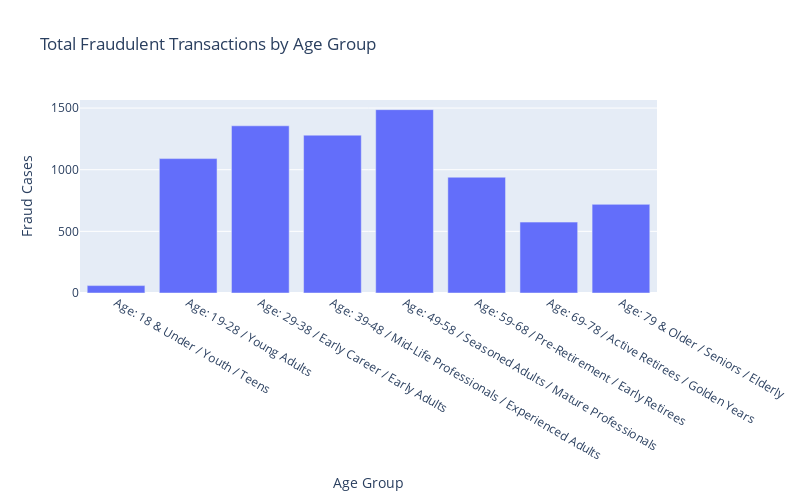
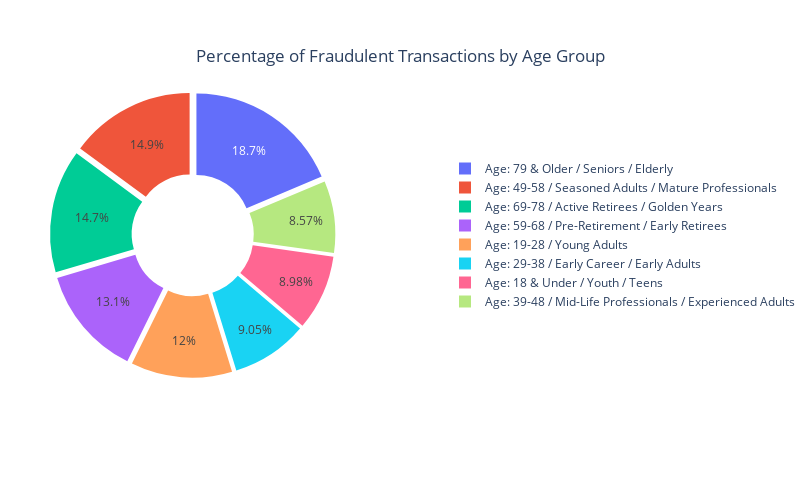

Notebook cell for these charts, in order:
### Code cell
# Group data by 'age_description' and 'is_fraud'
fraud_by_age = df2.groupby('age_description')['is_fraud'].sum().reset_index()

# Rename the columns for clarity
fraud_by_age.columns = ['Age Group', 'Fraudulent Transactions']

# Calculate the total number of transactions for each age group to determine the percentage of fraudulent transactions
total_transactions_by_age = df2.groupby('age_description')['is_fraud'].count().reset_index()
total_transactions_by_age.columns = ['Age Group', 'Total Transactions']

# Merge the dataframes to calculate the percentage of fraudulent transactions
fraud_comparison = pd.merge(fraud_by_age, total_transactions_by_age, on='Age Group')
fraud_comparison['Fraud Percentage'] = (fraud_comparison['Fraudulent Transactions'] / fraud_comparison['Total Transactions']) * 100

# Create a bar chart using plotly for fraudulent transactions by age group
fig = px.bar(
    fraud_comparison, 
    x='Age Group', 
    y='Fraudulent Transactions', 
    title="Total Fraudulent Transactions by Age Group",
    labels={'Fraudulent Transactions': 'Fraud Cases', 'Age Group': 'Age Group'},
    height=500, width=800
)

# Display the chart
fig.show()

# Pie chart for the percentage of fraudulent transactions by age group
fig_pie = px.pie(
    fraud_comparison, 
    names='Age Group', 
    values='Fraud Percentage', 
    title="Percentage of Fraudulent Transactions by Age Group",
    height=500, width=800,
    hole=0.4
)

# Update the layout to center the legend vertically on the right margin and keep the pie chart size
fig_pie.update_traces(
    pull=[0.05 for _ in range(len(fraud_comparison))]  # Optional: slight "pull" effect for better clarity
)

# Adjust pie chart size by limiting the domain to avoid growth
fig_pie.update_traces(domain=dict(x=[0.0, 0.65]))  # Adjust the domain for pie chart width

fig_pie.update_layout(
    legend=dict(
        orientation="v",  # Keep the legend vertical
        yanchor="middle",  # Align the legend to the middle vertically
        y=0.5,  # Vertical center of the legend relative to the chart
        xanchor="left",  # Align the legend to the right of the chart
        x=0.9  # Position slightly to the right of the pie chart
    ),
    title={
        'text': 'Percentage of Fraudulent Transactions by Age Group',
        'y':0.90,  # Position the title closer to the top
        'x':0.5,  # Center the title horizontally
        'xanchor': 'center',
        'yanchor': 'top'
    },
    margin=dict(t=50, l=50, r=0)  # Adjust margins for proper spacing
)

# Display the updated pie chart
fig_pie.show()

### Figure 1 — Plotly figure (JSON) as saved in the notebook; plotly's stock layout.template omitted (floating-point values rounded to 4 significant figures)
{"data": [{"alignmentgroup": "True", "hovertemplate": "Age Group=%{x}<br>Fraud Cases=%{y}<extra></extra>", "legendgroup": "", "marker": {"color": "#636efa", "pattern": {"shape": ""}}, "name": "", "offsetgroup": "", "orientation": "v", "showlegend": false, "textposition": "auto", "type": "bar", "uid": "c9d43ef6-a5a3-4729-9826-23557bcd187c", "x": ["Age: 18 & Under / Youth / Teens", "Age: 19-28 / Young Adults", "Age: 29-38 / Early Career / Early Adults", "Age: 39-48 / Mid-Life Professionals / Experienced Adults", "Age: 49-58 / Seasoned Adults / Mature Professionals", "Age: 59-68 / Pre-Retirement / Early Retirees", "Age: 69-78 / Active Retirees / Golden Years", "Age: 79 & Older / Seniors / Elderly"], "xaxis": "x", "y": [60, 1090, 1356, 1280, 1487, 939, 575, 719], "yaxis": "y"}], "layout": {"barmode": "relative", "height": 500, "legend": {"tracegroupgap": 0}, "title": {"text": "Total Fraudulent Transactions by Age Group"}, "width": 800, "xaxis": {"anchor": "y", "domain": [0, 1], "title": {"text": "Age Group"}}, "yaxis": {"anchor": "x", "domain": [0, 1], "title": {"text": "Fraud Cases"}}}}

### Figure 2 — Plotly figure (JSON) as saved in the notebook; plotly's stock layout.template omitted (floating-point values rounded to 4 significant figures)
{"data": [{"domain": {"x": [0, 0.65], "y": [0, 1]}, "hole": 0.4, "hovertemplate": "Age Group=%{label}<br>Fraud Percentage=%{value}<extra></extra>", "labels": ["Age: 18 & Under / Youth / Teens", "Age: 19-28 / Young Adults", "Age: 29-38 / Early Career / Early Adults", "Age: 39-48 / Mid-Life Professionals / Experienced Adults", "Age: 49-58 / Seasoned Adults / Mature Professionals", "Age: 59-68 / Pre-Retirement / Early Retirees", "Age: 69-78 / Active Retirees / Golden Years", "Age: 79 & Older / Seniors / Elderly"], "legendgroup": "", "name": "", "pull": [0.05, 0.05, 0.05, 0.05, 0.05, 0.05, 0.05, 0.05], "showlegend": true, "type": "pie", "uid": "c25d5205-1319-4027-bd25-21a19a3c0c28", "values": [0.4468, 0.5997, 0.4506, 0.4264, 0.742, 0.6531, 0.7301, 0.9286]}], "layout": {"height": 500, "legend": {"orientation": "v", "tracegroupgap": 0, "x": 0.9, "xanchor": "left", "y": 0.5, "yanchor": "middle"}, "margin": {"l": 50, "r": 0, "t": 50}, "title": {"text": "Percentage of Fraudulent Transactions by Age Group", "x": 0.5, "xanchor": "center", "y": 0.9, "yanchor": "top"}, "width": 800}}
